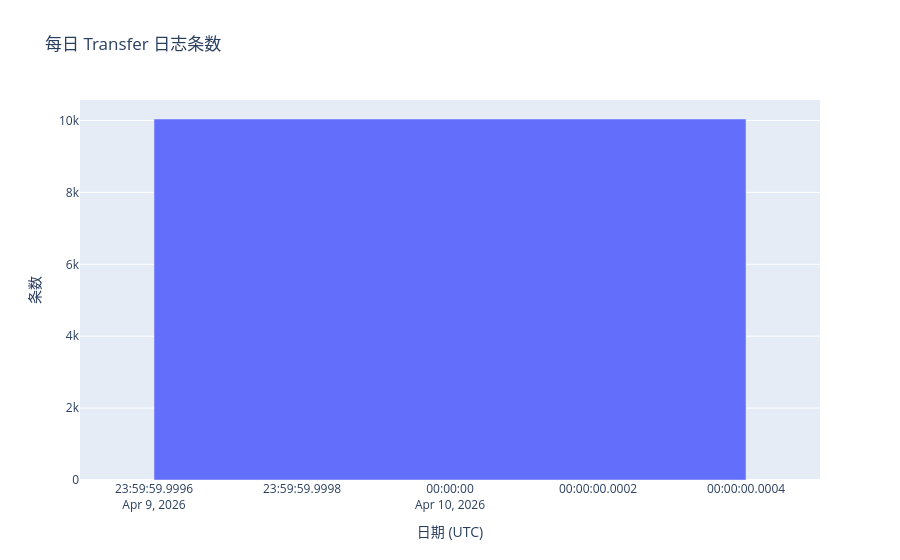

Here is the notebook cell this chart was saved with:
### Code cell
fig_tx = px.bar(
    daily,
    x="date",
    y="daily_tx_count",
    title="每日 Transfer 日志条数",
)
fig_tx.update_layout(xaxis_title="日期 (UTC)", yaxis_title="条数")
fig_tx.show()

### Figure 1 — Plotly figure (JSON) as saved in the notebook; plotly's stock layout.template omitted (floating-point values rounded to 4 significant figures)
{"data": [{"hovertemplate": "date=%{x}<br>daily_tx_count=%{y}<extra></extra>", "legendgroup": "", "marker": {"color": "#636efa", "pattern": {"shape": ""}}, "name": "", "orientation": "v", "showlegend": false, "textposition": "auto", "type": "bar", "x": ["2026-04-10"], "xaxis": "x", "y": [10042], "yaxis": "y"}], "layout": {"barmode": "relative", "legend": {"tracegroupgap": 0}, "title": {"text": "每日 Transfer 日志条数"}, "xaxis": {"anchor": "y", "domain": [0, 1], "title": {"text": "日期 (UTC)"}}, "yaxis": {"anchor": "x", "domain": [0, 1], "title": {"text": "条数"}}}}
